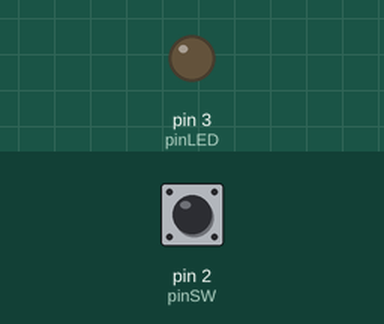
Bench run of a sketch on a simulated Arduino Uno, built with avr-gcc and run on an emulated ATmega328P. Parts: output pins drawn as LEDs (lit = HIGH). The test bench sets the inputs (shaded band); at power-on: pin 2 (pinSW) LOW.

Above: at 1.2 s.
1.3 s: pin 2 (pinSW) pulled HIGH for 0.15 s
At 2.0 s:
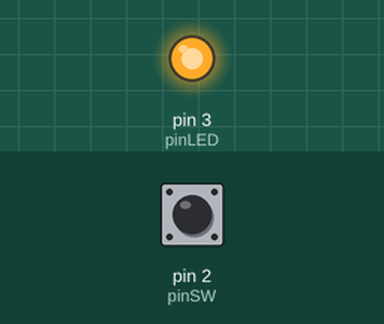
4.4 s: pin 2 (pinSW) pulled HIGH for 1 s
At 7.1 s:
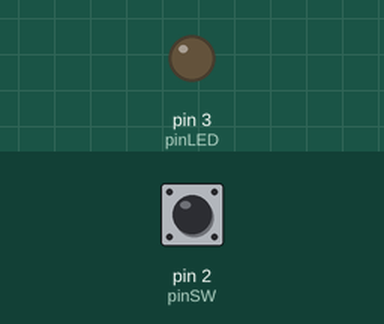
7.9 s: pin 2 (pinSW) pulled HIGH for 3.2 s
At 8.2 s:
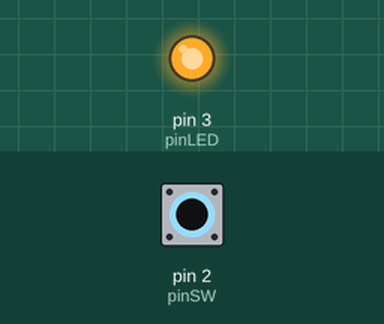
Timing chart, 0 to 13.6 s (numbered marks = the images above; inputs shaded):
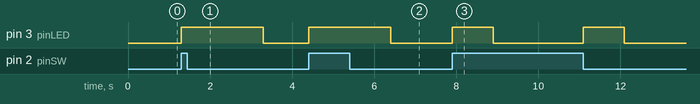

The sketch:

SW-420_Test.ino
```cpp
int pinSW = 2;
int pinLED = 3;

void setup() {
  pinMode(pinSW, INPUT);
  pinMode(pinLED, OUTPUT);
}

int oldState = 0;

void loop() {
  int state = digitalRead(pinSW);

  if (state != oldState) {
    oldState = state;

    digitalWrite(pinLED, HIGH);
    delay(1000);
    digitalWrite(pinLED, LOW);
  }
}
```

Measured:
- after the input at 1.3 s, pin 3 (pinLED): LOW → HIGH at once, → LOW 2.0 s later
- after the input at 4.4 s, pin 3 (pinLED): LOW → HIGH at once, → LOW 2.0 s later
- after the input at 7.9 s, pin 3 (pinLED): alternates HIGH for 1.0 s and LOW for 2.2 s, 4 changes in all, then stays LOW, starting at once
